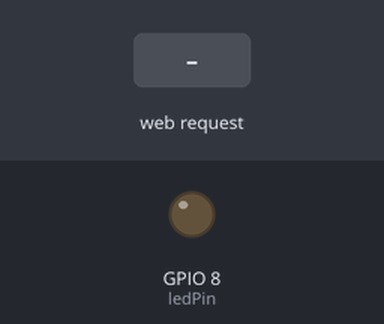
The sketch below on a simulated ESP32-S3. Shown: output pins drawn as LEDs (lit = HIGH). The inputs (shaded band) are chosen by the test bench. WiFi joins after 1.5 s; servers stay silent unless stated; what the sketch prints to the serial monitor is not drawn.

Above: at 2.7 s.
2.8 s: HTTP request GET /ledPin/on received
At 3.1 s:
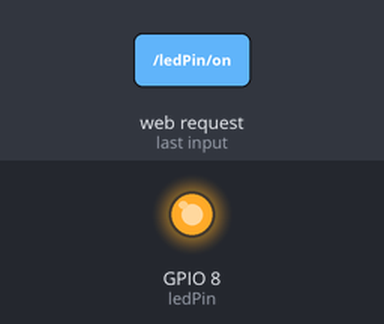
4.3 s: HTTP request GET /ledPin/off received
At 5.4 s:
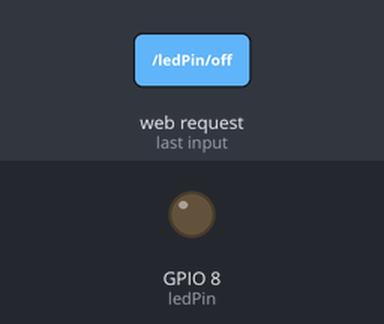
Timing chart, 0 to 7.3 s (numbered marks = the images above; inputs shaded):
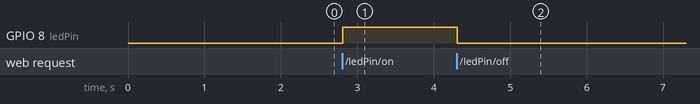

The sketch:

http-server.ino
```cpp
#include <WiFi.h>

const char* ssid = "TYpe SSID Here";
const char* password = "*********";

WiFiServer server(80);

String header;

String ledPinState = "off";

const int ledPin = 8;

// Current time
unsigned long currentTime = millis();
// Previous time
unsigned long previousTime = 0;
// Define timeout time in milliseconds (example: 2000ms = 2s)
const long timeoutTime = 2000;

void setup() {
  Serial.begin(115200);
  // Initialize the output variables as outputs
  pinMode(ledPin, OUTPUT);
  digitalWrite(ledPin, LOW);


  // Connect to Wi-Fi network with SSID and password
  Serial.print("Connecting to ");
  Serial.println(ssid);
  WiFi.begin(ssid, password);
  while (WiFi.status() != WL_CONNECTED) {
    delay(500);
    Serial.print(".");
  }
  // Print local IP address and start web server
  Serial.println("");
  Serial.println("WiFi connected.");
  Serial.println("IP address: ");
  Serial.println(WiFi.localIP());
  server.begin();
}

void loop(){
  WiFiClient client = server.available();   // Listen for incoming clients

  if (client) {                             // If a new client connects,
    currentTime = millis();
    previousTime = currentTime;
    Serial.println("New Client.");          // print a message out in the serial port
    String currentLine = "";                // make a String to hold incoming data from the client
    while (client.connected() && currentTime - previousTime <= timeoutTime) {  // loop while the client's connected
      currentTime = millis();
      if (client.available()) {             // if there's bytes to read from the client,
        char c = client.read();             // read a byte, then
        Serial.write(c);                    // print it out the serial monitor
        header += c;
        if (c == '\n') {                    // if the byte is a newline character
          // if the current line is blank, you got two newline characters in a row.
          // that's the end of the client HTTP request, so send a response:
          if (currentLine.length() == 0) {
            // HTTP headers always start with a response code (e.g. HTTP/1.1 200 OK)
            // and a content-type so the client knows what's coming, then a blank line:
            client.println("HTTP/1.1 200 OK");
            client.println("Content-type:text/html");
            client.println("Connection: close");
            client.println();

            // turns the GPIOs on and off
            if (header.indexOf("GET /ledPin/on") >= 0) {
              Serial.println("GPIO 26 on");
              ledPinState = "on";
              digitalWrite(ledPin, HIGH);
            } else if (header.indexOf("GET /ledPin/off") >= 0) {
              Serial.println("GPIO 26 off");
              ledPinState = "off";
              digitalWrite(ledPin, LOW);
            }

            // Display the HTML web page
            client.println("<!DOCTYPE html><html>");
            client.println("<head></head>");

            // Web Page Heading
            client.println("<body>");
            client.println("<h1>ESP32 Web Server</h1>");
            client.println("<p>GPIO 26 - State " + ledPinState + "</p>");
            if (ledPinState=="off") {
              client.println("<p><a href=\"/ledPin/on\"><button class=\"button\">ON</button></a></p>");
            } else {
              client.println("<p><a href=\"/ledPin/off\"><button class=\"button button2\">OFF</button></a></p>");
            }
            client.println("</body></html>");
            client.println();
            break;
          } else {
            currentLine = "";
          }
        } else if (c != '\r') {
          currentLine += c;
        }
      }
    }

    header = "";
    client.stop();
    Serial.println("Client disconnected.");
    Serial.println("");
  }
}
```

Measured:
- after the input at 2.8 s, GPIO 8 (ledPin): LOW → HIGH at once
- after the input at 4.3 s, GPIO 8 (ledPin): HIGH → LOW at once
